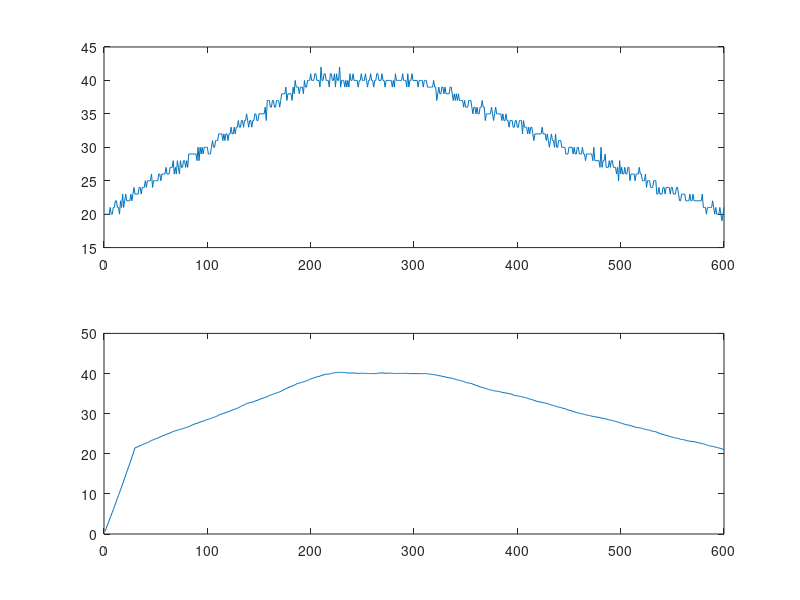

MATLAB code to generate this figure:
%ECSE 426 - MicroP
%Lab 2 
%Choosing the depth of our moving average filter


%Dataset: temps in degC.  Start at 20, increase to 40 over a period of 10
%seconds, hold at 40 for 5 seconds, and then cool down to 20 over a period
%of 15 seconds.  We will also introduce Gaussian white noise to this
%pattern using the  awgn() function.

samplingFreq = 20; %in Hertz

heatTime = 10;
stableTime = 5;
coolTime = 15;
startTemp = 20;
stableTemp = 40;
endTemp = 20;

stepsHeat = samplingFreq*heatTime;
stepsStable = samplingFreq*stableTime;
stepsCool = samplingFreq*coolTime;

temp = 1:(samplingFreq*(heatTime + stableTime + coolTime));

for i = 1:stepsHeat
    temp(i) = (stableTemp - startTemp)/(stepsHeat)*i + startTemp;
end
for i = stepsHeat+1:stepsHeat+stepsStable
    temp(i) = stableTemp;
end
for i = stepsHeat+stepsStable+1:stepsHeat+stepsStable+stepsCool 
   temp(i) = (endTemp - stableTemp)/(stepsCool)*(i-(stepsHeat+stepsStable+1)) + stableTemp;
end
noisyTemp = awgn(temp, 5);

temp = int32(noisyTemp); %cast as integer




filterDepth = 30;

filter = zeros(filterDepth, 1);
filterResult = 1:(samplingFreq*(heatTime + stableTime + coolTime));

for i = 1:(samplingFreq*(heatTime + stableTime + coolTime))
    for j = filterDepth:-1:2
        filter(j) = filter(j-1);
    end
    filter(1) = temp(i);
    filterResult(i) = mean(filter);
end
subplot(2,1,1)
plot(temp)
subplot(2,1,2)
plot(filterResult)

